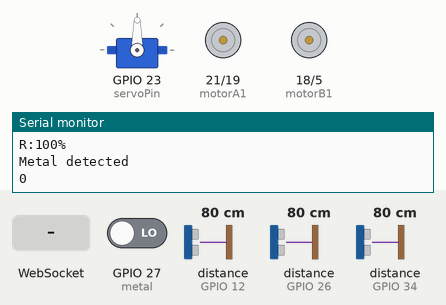
This sketch was run on a simulated ESP32. On the bench: servo, motor-driver pin pairs drawn as motors (green arrow = first pin HIGH = forward, orange = second pin HIGH = backward, longer = more drive, scaled by the enable pin), the last lines printed to the serial monitor. The test bench sets the inputs (shaded band); at power-on: distance to the obstacle (sensors on GPIO 12, GPIO 26, GPIO 34) 80 cm, GPIO 27 (metal) LOW. The echo pulse lasts 58.3 µs per cm; WiFi joins after 1.5 s; servers stay silent unless stated.

Above: at 4.2 s.
4.3 s: distance to the obstacle (sensor on GPIO 12) set to 12 cm
7.8 s: distance to the obstacle (sensor on GPIO 12) set to 9 cm
10.5 s: WebSocket text "forward" received
At 11.7 s:
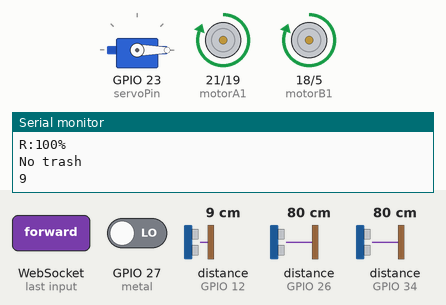
12.0 s: WebSocket text "backward" received
At 13.0 s:
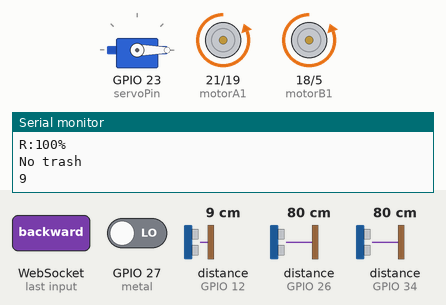
13.5 s: WebSocket text "left" received
At 14.1 s:
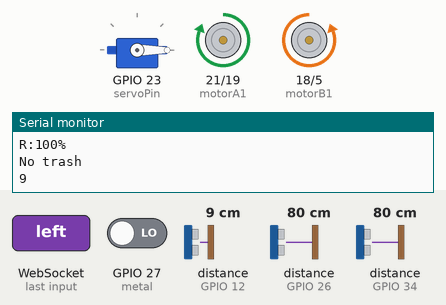
15.0 s: WebSocket text "right" received
At 16.4 s:
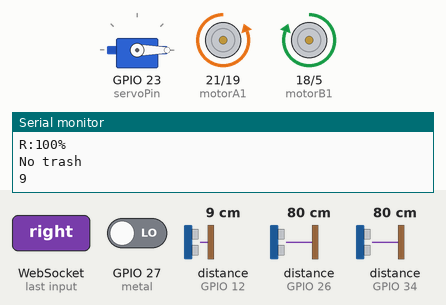
Timing chart, 0 to 17.5 s (numbered marks = the images above; inputs shaded):
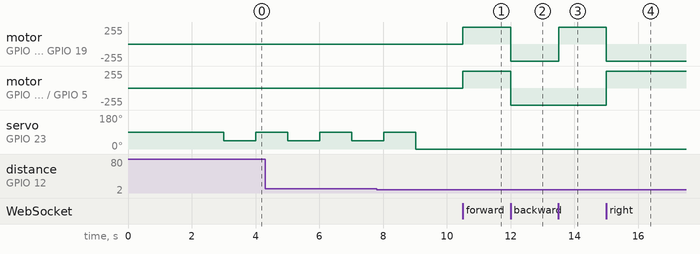

The sketch:

compiled_v2.ino
```cpp
#include <NewPing.h>
#include <WiFi.h>
#include <AsyncTCP.h>
#include <ESPAsyncWebServer.h>
#include <UniversalTelegramBot.h>
#include <WiFiClientSecure.h>
#include <ESP32Servo.h>

const char* ssid = "darrenhh-TIME";
const char* password = "HH881026";

#define BOT_TOKEN "7312496633:AAE3ACYP8u7n-7Ps80NgCHwyQrXEEcHElhk"
#define CHAT_ID "1362610776"

// Waste bin level sensors
#define trigL 33 //ultrasonic sensor (left) non metal
#define echoL 26
#define trigR 32 //ultrasonic sensor (right) metal
#define echoR 34
#define MAX_DISTANCE 27 // Maximum distance for waste level (in centimeters)

// Waste separation sensors
#define trig 13
#define echo 12
#define max_separate 10

const int metal = 27; // proximity sensor
const int servoPin = 23; // servo sensor

const int motorA1 = 21;
const int motorA2 = 19;
const int motorB1 = 18;
const int motorB2 = 5;

// Enable pins for speed control
const int enableA = 2;
const int enableB = 4;

int speed = 255; // Default speed (0-255)


NewPing sonar1(trigL, echoL, MAX_DISTANCE);
NewPing sonar2(trigR, echoR, MAX_DISTANCE);
NewPing sonarSeparate(trig, echo, max_separate);

Servo servo1;

AsyncWebServer server(80);
AsyncWebSocket ws("/ws");

WiFiClientSecure secured_client;
UniversalTelegramBot bot(BOT_TOKEN, secured_client);

unsigned long lastNotificationTime = 0;
const unsigned long notificationInterval = 3600000; // 1 hour in milliseconds

void setup() {
  Serial.begin(115200);
  delay(1000);
  // Set up motor pins
  pinMode(motorA1, OUTPUT);
  pinMode(motorA2, OUTPUT);
  pinMode(motorB1, OUTPUT);
  pinMode(motorB2, OUTPUT);
  pinMode(enableA, OUTPUT);
  pinMode(enableB, OUTPUT);

  digitalWrite(enableA, HIGH);
  digitalWrite(enableB, HIGH);

  setSpeed(speed);
  // Connect to Wi-Fi
  WiFi.begin(ssid, password);
  while (WiFi.status() != WL_CONNECTED) {
    delay(1000);
    Serial.println("Connecting to WiFi...");
  }
  Serial.println(WiFi.localIP());

  secured_client.setCACert(TELEGRAM_CERTIFICATE_ROOT);

  // Set up WebSocket
  ws.onEvent(onWsEvent);
  server.addHandler(&ws);

  // Set up web server
  server.on("/", HTTP_GET, [](AsyncWebServerRequest *request){
    request->send(200, "text/html", getHTML());
  });

  server.begin();

  // Set up waste separation components
  pinMode(metal, INPUT);
  pinMode(trig, OUTPUT);
  pinMode(echo, INPUT);
  servo1.attach(servoPin);
  servo1.write(90);
}

void loop() {
  ws.cleanupClients();
  // Waste level monitoring
  unsigned int distanceL = sonar1.ping();
  unsigned int distanceR = sonar2.ping();
  int distanceL_cm = distanceL / US_ROUNDTRIP_CM;
  int distanceR_cm = distanceR / US_ROUNDTRIP_CM;

  unsigned int levelL = 100 - ((distanceL_cm * 100) / MAX_DISTANCE);
  unsigned int levelR = 100 - ((distanceR_cm * 100) / MAX_DISTANCE);

  String message = String(levelL) + "," + String(levelR);
  ws.textAll(message);

  Serial.print("L:");
  Serial.print(levelL);
  Serial.println("%");
  Serial.print("R:");
  Serial.print(levelR);
  Serial.println("%");

  // Check if it's time to send a notification
  if (millis() - lastNotificationTime > notificationInterval) {
    checkAndNotify(levelL, levelR);
    lastNotificationTime = millis();
  }

  // Waste separation
  int sensorValue = digitalRead(metal);
  unsigned int distance_s = sonarSeparate.ping();
  int distanceCm = distance_s / US_ROUNDTRIP_CM;

  if (sensorValue == HIGH && distanceCm <= 7) { // trash exists (metal)
    Serial.println("No metal detected");
    Serial.println(distanceCm);
    servo1.write(135); // Pan left
    delay(1000);
    servo1.write(90); //
  } else if (sensorValue == LOW && distanceCm <= 7) { // trash exists (non-metal)
    Serial.println("Metal detected");
    Serial.println(distanceCm);
    servo1.write(45); // Pan right
    delay(1000);
    servo1.write(90); //
  } else if (distanceCm > 8) { // No trash within 7 cm
    servo1.write(0); // Keep servo centered
    Serial.println("No trash");
    Serial.println(distanceCm);
  }

  delay(1000); // Adjust delay as needed
}

void checkAndNotify(int levelL, int levelR) {
  String message = "";
  if (levelL >= 80) {
    message += "Left bin is " + String(levelL) + "% full. Please empty soon.\n";
  }
  if (levelR >= 80) {
    message += "Right bin is " + String(levelR) + "% full. Please empty soon.\n";
  }

  if (message != "") {
    bot.sendMessage(CHAT_ID, message, "");
    Serial.println("Notification sent to Telegram");
  }
}

void onWsEvent(AsyncWebSocket *server, AsyncWebSocketClient *client, AwsEventType type, void *arg, uint8_t *data, size_t len) {
  switch (type) {
        case WS_EVT_CONNECT:
            Serial.printf("WebSocket client #%u connected from %s\n", client->id(), client->remoteIP().toString().c_str());
            break;
        case WS_EVT_DISCONNECT:
            Serial.printf("WebSocket client #%u disconnected\n", client->id());
            break;
        case WS_EVT_DATA:
            handleWebSocketMessage(arg, data, len);
            break;
        case WS_EVT_PONG:
        case WS_EVT_ERROR:
            break;
    }
}

void handleWebSocketMessage(void *arg, uint8_t *data, size_t len) {
    AwsFrameInfo *info = (AwsFrameInfo*)arg;
    if (info->final && info->index == 0 && info->len == len && info->opcode == WS_TEXT) {
        data[len] = 0;
        String command = String((char*)data);

        Serial.print("Received command: ");
        Serial.println(command);

        if (command == "forward") {
            moveForward();
        } else if (command == "backward") {
            moveBackward();
        } else if (command == "left") {
            turnLeft();
        } else if (command == "right") {
            turnRight();
        } else if (command == "stop") {
            stopMotors();
        } else if (command.startsWith("speed")) {
            speed = command.substring(5).toInt();
            setSpeed(speed);
        }
    }
}

void moveForward() {
    Serial.println("Moving forward");
    digitalWrite(motorA1, HIGH);
    digitalWrite(motorA2, LOW);
    digitalWrite(motorB1, HIGH);
    digitalWrite(motorB2, LOW);
}

void moveBackward() {
    Serial.println("Moving backward");
    digitalWrite(motorA1, LOW);
    digitalWrite(motorA2, HIGH);
    digitalWrite(motorB1, LOW);
    digitalWrite(motorB2, HIGH);
}

void turnLeft() {
    Serial.println("Turning left");
    digitalWrite(motorA1, HIGH);
    digitalWrite(motorA2, LOW);
    digitalWrite(motorB1, LOW);
    digitalWrite(motorB2, HIGH);
}

void turnRight() {
    Serial.println("Turning right");
    digitalWrite(motorA1, LOW);
    digitalWrite(motorA2, HIGH);
    digitalWrite(motorB1, HIGH);
    digitalWrite(motorB2, LOW);
}

void stopMotors() {
    digitalWrite(motorA1, LOW);
    digitalWrite(motorA2, LOW);
    digitalWrite(motorB1, LOW);
    digitalWrite(motorB2, LOW);
}

void setSpeed(int speed) {
    analogWrite(enableA, speed);
    analogWrite(enableB, speed);
}

String getHTML() {
    String html = R"rawliteral(
<!DOCTYPE HTML><html>
<head>
    <meta charset="UTF-8">
    <meta name="viewport" content="width=device-width, initial-scale=1.0">
    <title>ESP32 Waste Bin and Car Control</title>
    <style>
        body { font-family: Arial, sans-serif; text-align: center; }
        button { font-size: 18px; margin: 10px; padding: 10px 20px; }
        #speed { width: 200px; }
        .waste-bins { display: flex; justify-content: space-around; margin-bottom: 50px; }
        .bin { width: 100px; height: 200px; border: 2px solid black; position: relative; }
        .level { width: 100%; position: absolute; bottom: 0; background-color: #4CAF50; transition: height 0.5s; }
        .label { margin-top: 10px; font-weight: bold; }
        .controls { margin-top: 50px; }
    </style>
</head>
<body>
    <h1>ESP32 Waste Bin and Car Control</h1>
    <div class="waste-bins">
        <div>
            <div class="bin"><div id="levelL" class="level"></div></div>
            <div id="levelLLabel" class="label">0%</div>
            <p>Left Bin</p>
        </div>
        <div>
            <div class="bin"><div id="levelR" class="level"></div></div>
            <div id="levelRLabel" class="label">0%</div>
            <p>Right Bin</p>
        </div>
    </div>
    <div class="controls">
        <h2>Car Control</h2>
        <div>
            <button onclick="sendCommand('forward')">Forward</button><br>
            <button onclick="sendCommand('left')">Left</button>
            <button onclick="sendCommand('stop')">Stop</button>
            <button onclick="sendCommand('right')">Right</button><br>
            <button onclick="sendCommand('backward')">Backward</button>
        </div>
        <div>
            <input type="range" id="speed" min="0" max="255" value="255" oninput="updateSpeed()">
            <p>Speed: <span id="speedValue">255</span></p>
        </div>
    </div>

    <script>
        const socket = new WebSocket('ws://' + window.location.hostname + '/ws');

        socket.onopen = function(event) {
            console.log('WebSocket connection established');
        };

        socket.onmessage = function(event) {
            const data = event.data.split(',');
            updateBin('levelL', data[0]);
            updateBin('levelR', data[1]);
        };

        function updateBin(id, level) {
            const binLevel = document.getElementById(id);
            const binLabel = document.getElementById(id + 'Label');
            binLevel.style.height = level + '%';
            binLabel.innerText = level + '%';
        }

        function sendCommand(command) {
            socket.send(command);
        }

        function updateSpeed() {
            const speed = document.getElementById('speed').value;
            document.getElementById('speedValue').innerText = speed;
            socket.send('speed' + speed);
        }
    </script>
</body>
</html>
)rawliteral";
  return html;
}
```

Measured:
- after the input at 10.5 s, motor on GPIO 21 (motorA1) / GPIO 19 (motorA2), motor on GPIO 18 (motorB1) / GPIO 5 (motorB2): stopped → forward 255/255 at once
- after the input at 12.0 s, motor on GPIO 21 (motorA1) / GPIO 19 (motorA2), motor on GPIO 18 (motorB1) / GPIO 5 (motorB2): forward 255/255 → backward 255/255 at once
- after the input at 13.5 s, motor on GPIO 21 (motorA1) / GPIO 19 (motorA2): backward 255/255 → forward 255/255 at once
- after the input at 15.0 s, motor on GPIO 21 (motorA1) / GPIO 19 (motorA2): forward 255/255 → backward 255/255 at once; motor on GPIO 18 (motorB1) / GPIO 5 (motorB2): backward 255/255 → forward 255/255 at once
